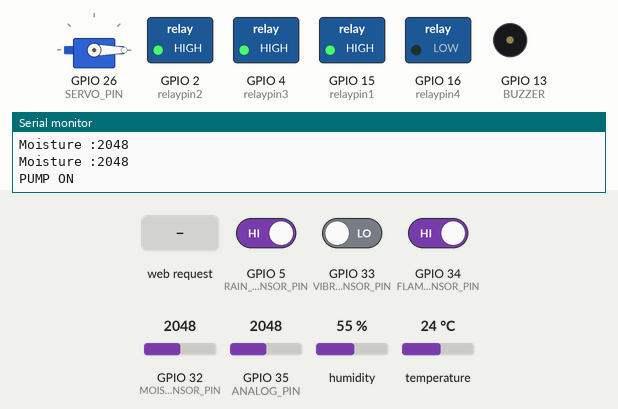
This sketch was run on a simulated ESP32. Shown: servo, switched loads named in the sketch (green lamp = pin HIGH), buzzer (waves = sounding, pin HIGH), the last lines printed to the serial monitor. Inputs (shaded band) come from the test bench; at power-on: GPIO 35 (ANALOG_PIN) = 2048, GPIO 32 (MOISTURE_SENSOR_PIN) = 2048, GPIO 5 (RAIN_SENSOR_PIN) HIGH, GPIO 33 (VIBRATION_SENSOR_PIN) LOW, GPIO 34 (FLAME_SENSOR_PIN) HIGH, humidity 55 %, temperature 24 °C. WiFi joins after 1.5 s; servers stay silent unless stated; storage starts empty.

Above: at 3.2 s.
3.3 s: GPIO 35 (ANALOG_PIN) set to 2939
5.2 s: GPIO 35 (ANALOG_PIN) set to 3028
At 7.0 s:
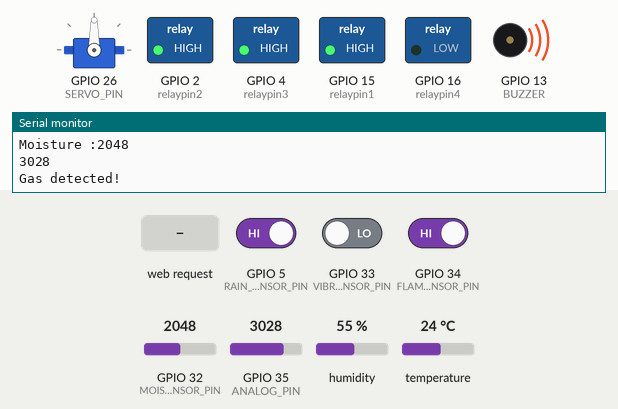
7.6 s: GPIO 32 (MOISTURE_SENSOR_PIN) set to 2963
10.3 s: GPIO 32 (MOISTURE_SENSOR_PIN) set to 3054
At 13.9 s:
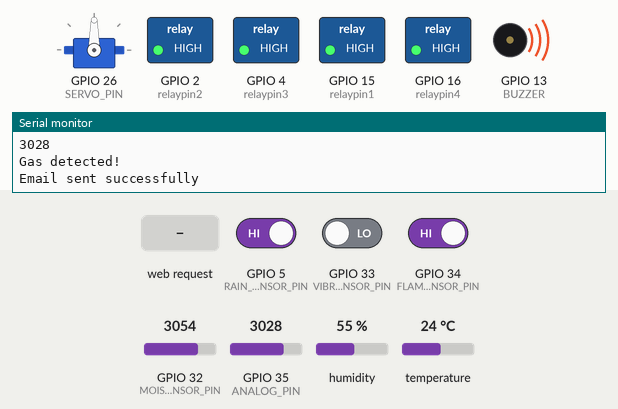
14.6 s: HTTP request GET /toggle?relay=1 received
At 15.6 s:
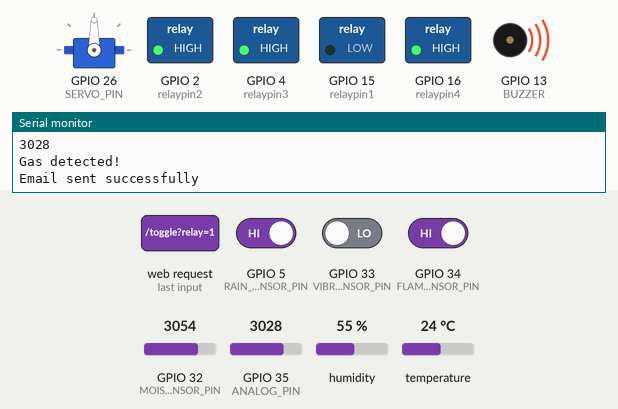
Timing chart, 0 to 17.7 s (numbered marks = the images above; inputs shaded):
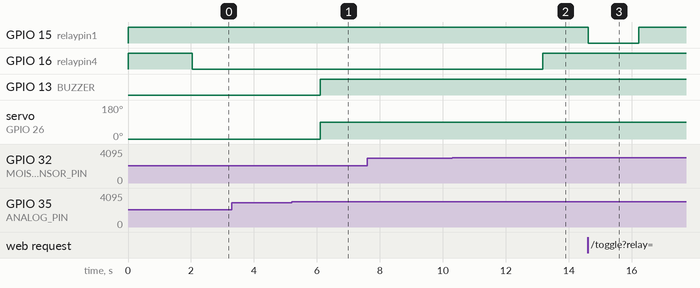

The sketch:

Code.ino
```cpp
#include <Arduino.h>
#include <WiFi.h>
#include <ESPAsyncWebServer.h>
#include <ESP32_MailClient.h>
#include <DHT.h>
#include <SPIFFS.h>
#include <ESP32Servo.h>  // ESP32-specific Servo library

// Sensor and GPIO Pins
#define RAIN_SENSOR_PIN 5
#define ANALOG_PIN 35
#define FLAME_SENSOR_PIN 34
#define VIBRATION_SENSOR_PIN 33
#define MOISTURE_SENSOR_PIN 32
#define DHTPIN 27
#define DHTTYPE DHT11
#define SERVO_PIN 26
#define BUZZER 13

// Relay Pins
const int relaypin1 = 15;
const int relaypin2 = 2;
const int relaypin3 = 4;
const int relaypin4 = 16;

// WiFi Credentials
const char* ssid = "Vicky";
const char* pass = "Vikash@2006";

// Email Configuration
#define emailSenderAccount    "homemoniteringsystem@gmail.com"
#define emailSenderPassword   "dsivznmdtvpcazjp"
#define smtpServer            "smtp.gmail.com"
#define smtpServerPort        465

#define emailSubjectGas       "ALERT! GAS LEAKED"
#define emailSubjectFire      "ALERT! FIRE DETECTED"
#define emailSubjectVibration "ALERT! VIBRATION DETECTED"
#define emailSubjectRain      "ALERT! RAIN DETECTED"

// Global Variables
DHT dht(DHTPIN, DHTTYPE);
Servo servo;
AsyncWebServer server(80);

bool relayState1 = false;
bool relayState2 = false;
bool relayState3 = false;
bool relayState4 = false;

bool gasDetected = false;
bool fireDetected = false;
bool vibrationDetected = false;
bool lowmoisture = false;
bool rainDetected = false;

void setup() {
  Serial.begin(115200);
  WiFi.begin(ssid, pass);

  // GPIO Setup
  pinMode(ANALOG_PIN, INPUT);
  pinMode(FLAME_SENSOR_PIN, INPUT);
  pinMode(VIBRATION_SENSOR_PIN, INPUT);
  pinMode(RAIN_SENSOR_PIN, INPUT);
  pinMode(MOISTURE_SENSOR_PIN, INPUT);
  dht.begin();

  pinMode(relaypin1, OUTPUT);
  pinMode(relaypin2, OUTPUT);
  pinMode(relaypin3, OUTPUT);
  pinMode(relaypin4, OUTPUT);
  pinMode(BUZZER, OUTPUT);
  servo.attach(SERVO_PIN, 500, 2400);
  servo.write(0);

  digitalWrite(relaypin1, HIGH);
  digitalWrite(relaypin2, HIGH);
  digitalWrite(relaypin3, HIGH);
  digitalWrite(relaypin4, HIGH);
  digitalWrite(BUZZER, LOW);

  // SPIFFS Initialization
  if (!SPIFFS.begin(true)) {
    Serial.println("An Error has occurred while mounting SPIFFS");
    return;
  }

  // WiFi Connection
  while (WiFi.status() != WL_CONNECTED) {
    delay(1000);
    Serial.println("Connecting to WiFi...");
  }
  Serial.println("Connected to WiFi");
  Serial.println(WiFi.localIP());

  // Web Server Routes
  server.on("/", HTTP_GET, [](AsyncWebServerRequest *request) {
    request->send(SPIFFS, "/index.html", "text/html");
  });

  server.on("/toggle", HTTP_GET, [](AsyncWebServerRequest *request) {
    if (request->hasParam("relay")) {
      int relay = request->getParam("relay")->value().toInt();
      switch (relay) {
        case 1:
          relayState1 = !relayState1;
          digitalWrite(relaypin1, relayState1 ? LOW : HIGH);
          break;
        case 2:
          relayState2 = !relayState2;
          digitalWrite(relaypin2, relayState2 ? LOW : HIGH);
          break;
        case 3:
          relayState3 = !relayState3;
          digitalWrite(relaypin3, relayState3 ? LOW : HIGH);
          break;
        case 4:
          relayState4 = !relayState4;
          digitalWrite(relaypin4, relayState4 ? LOW : HIGH);
          break;
      }
      request->send(200, "text/plain", "Relay Toggled");
    }
  });

  server.on("/sensorValues", HTTP_GET, [](AsyncWebServerRequest *request) {
    float temperature = dht.readTemperature();
    float humidity = dht.readHumidity();
    int moisture = analogRead(MOISTURE_SENSOR_PIN);
    int gasValue = analogRead(ANALOG_PIN);
    int flameValue = digitalRead(FLAME_SENSOR_PIN);
    int vibrationValue = digitalRead(VIBRATION_SENSOR_PIN);
    int rainValue = digitalRead(RAIN_SENSOR_PIN);

    gasDetected = gasValue > 3000;
    fireDetected = flameValue == LOW;
    vibrationDetected = vibrationValue == HIGH;
    rainDetected = rainValue == LOW;
    lowmoisture = moisture < 3000;

    String jsonResponse = "{";
    jsonResponse += "\"temperature\": " + String(temperature) + ",";
    jsonResponse += "\"humidity\": " + String(humidity) + ",";
    jsonResponse += "\"moisture\": " + String(moisture) + ",";
    jsonResponse += "\"gasSensorStatus\": " + String(gasDetected) + ",";
    jsonResponse += "\"flameDetected\": " + String(fireDetected) + ",";
    jsonResponse += "\"vibrationStatus\": " + String(vibrationDetected) + ",";
    jsonResponse += "\"rainStatus\": " + String(rainDetected);
    jsonResponse += "}";

    request->send(200, "application/json", jsonResponse);
  });

  server.begin();
}

void loop() {
  int gasValue = analogRead(ANALOG_PIN);
  int flameValue = digitalRead(FLAME_SENSOR_PIN);
  int vibrationValue = digitalRead(VIBRATION_SENSOR_PIN);
  int rainValue = digitalRead(RAIN_SENSOR_PIN);
  int moisture = analogRead(MOISTURE_SENSOR_PIN);
  float temperature = dht.readTemperature();
  float humidity = dht.readHumidity();

  gasDetected = gasValue > 3000;
  fireDetected = flameValue == LOW;
  vibrationDetected = vibrationValue == HIGH;
  rainDetected = rainValue == LOW;
  lowmoisture = moisture < 3000;

  Serial.printf("Temperature: %.2f°C, Humidity: %.2f%%\n", temperature, humidity);
          Serial.print("Moisture :");
    Serial.println(moisture);

  if (gasDetected) {
    digitalWrite(relaypin1, HIGH);
    digitalWrite(relaypin2, HIGH);
    digitalWrite(relaypin3, HIGH);
    digitalWrite(BUZZER, HIGH);
    servo.write(90);
        Serial.println(gasValue);
    Serial.println("Gas detected!");
    sendEmailNotification(emailSubjectGas, "GAS detected! Check the Kitchen area.");
  } else {
    servo.write(0);
    digitalWrite(BUZZER, LOW);
  }

  if (fireDetected) {
        Serial.print("flame :");
     Serial.println(flameValue);
    Serial.println("Fire detected!");
    digitalWrite(BUZZER, HIGH);
    sendEmailNotification(emailSubjectFire, "FIRE detected! Immediate action required.");
  }

  if (vibrationDetected) {
        Serial.print("vibration :");
    Serial.println(vibrationValue);
    Serial.println("Vibration detected!");
    sendEmailNotification(emailSubjectVibration, "VIBRATION detected! Check for possible movements or disturbances.");
  }

  if (rainDetected) {
    Serial.print("Rain :");
    Serial.println(rainValue);
    Serial.println("Rain detected!");
    sendEmailNotification(emailSubjectRain, "Rain detected! Take necessary precautions.");
  }

  if (lowmoisture) {
    digitalWrite(relaypin4, LOW);
    Serial.print("Moisture :");
    Serial.println(moisture);
    Serial.println("PUMP ON");
  } else {
    digitalWrite(relaypin4, HIGH);
  }

  delay(1000);
}

void sendEmailNotification(const char* subject, const char* message) {
  SMTPData smtpData;
  smtpData.setLogin(smtpServer, smtpServerPort, emailSenderAccount, emailSenderPassword);
  smtpData.setSender("ESP32_ALERT", emailSenderAccount);
  smtpData.setPriority("High");
  smtpData.setSubject(subject);
  smtpData.setMessage(message, true);
  smtpData.addRecipient("karrothuvikas2006@gmail.com");

  if (!MailClient.sendMail(smtpData)) {
    Serial.println("Error sending Email: " + MailClient.smtpErrorReason());
  } else {
    Serial.println("Email sent successfully");
  }
  smtpData.empty();
}
```

Measured:
- the behaviour switches between 3000 and 3001 on GPIO 35 (ANALOG_PIN) (found by bisection; images 0 and 1)
- the behaviour switches between 2999 and 3000 on GPIO 32 (MOISTURE_SENSOR_PIN) (found by bisection; images 1 and 2)
- after the input at 5.2 s, GPIO 13 (BUZZER): LOW → HIGH after 0.90 s; servo on GPIO 26 (SERVO_PIN): 0° → 90° after 0.90 s
- after the input at 10.3 s, GPIO 16 (relaypin4): LOW → HIGH after 2.9 s
- after the input at 14.6 s, GPIO 15 (relaypin1): HIGH → LOW at once, → HIGH 1.6 s later
